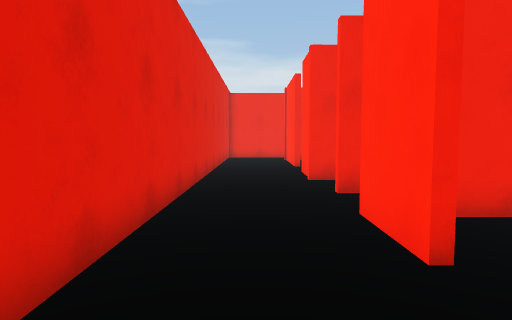
[1] (above)

17 first-person views from a walk through a 3-D level made in the Unity game engine. The camera is 1.3 m above the floor, tilts 4° down and sees 75° across. The floor is counted in squares, 1 m on a side. Each view is taken from the middle of a square. On the plan, view 1 faces up. The plan holds only what a view shows up to about 14 squares ahead; the rest is blank. The place goes on beyond the plan. The player is left out.

[2]
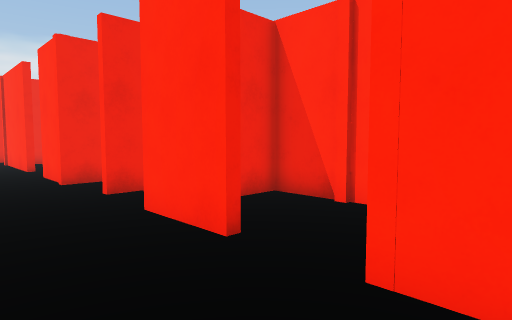

[3]
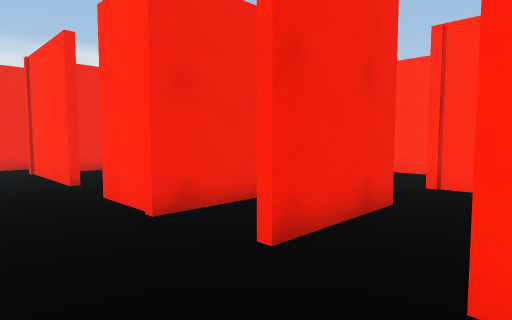

[4]
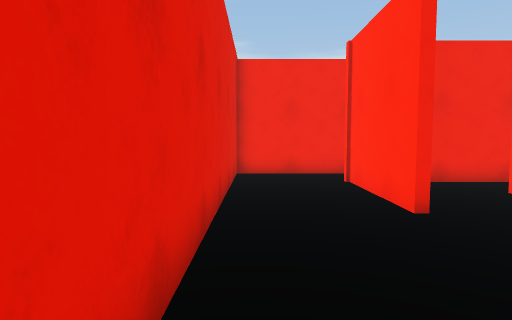

[5]
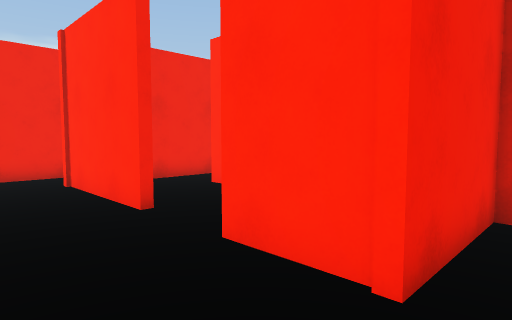

[6]
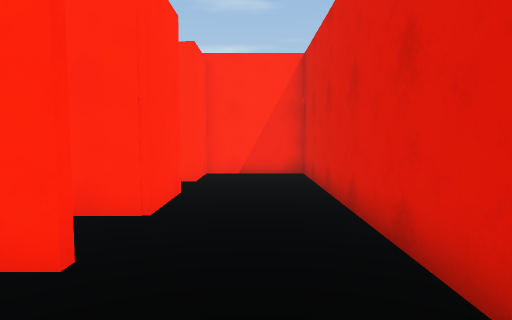

[7]
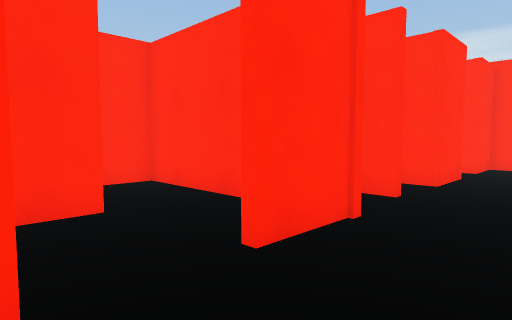

[8]
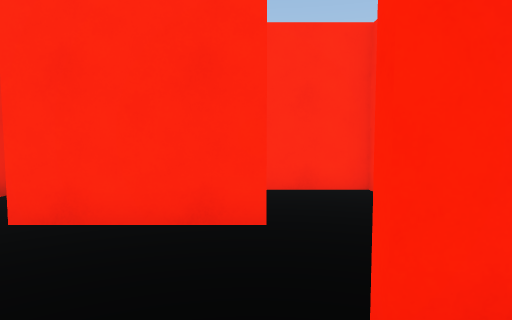

[9]
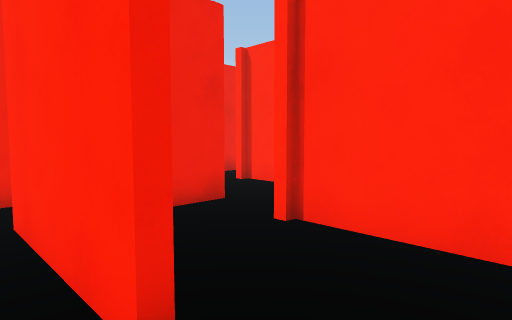

[10]
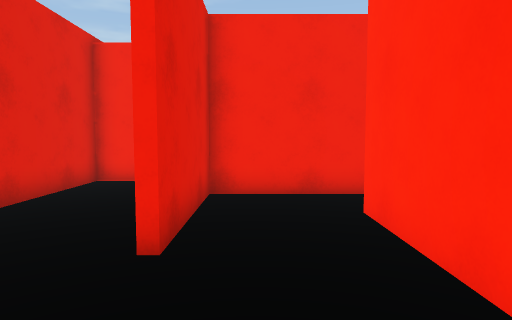

[11]
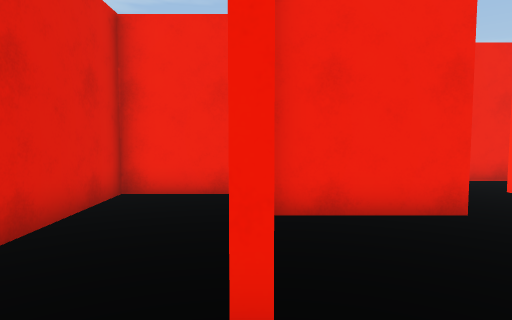

[12]
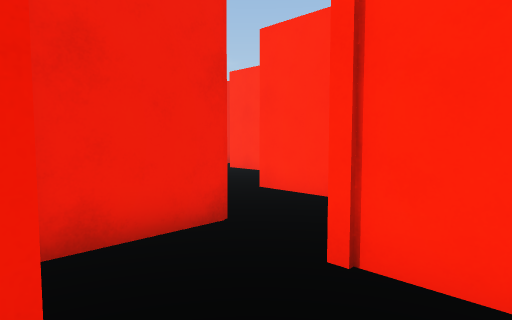

[13]
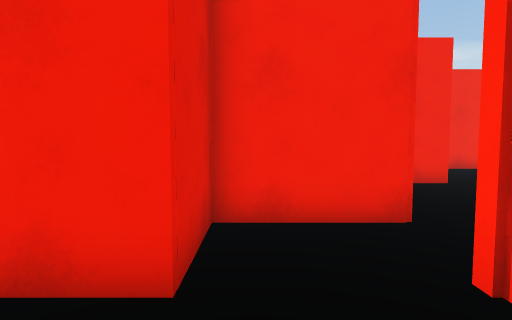

[14]
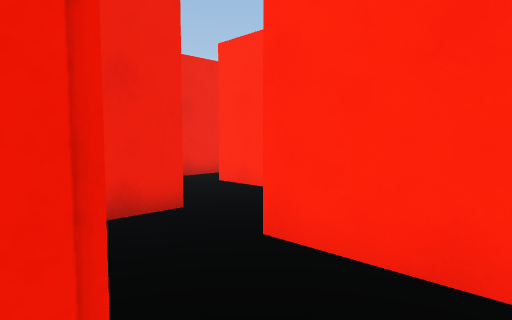

[15]
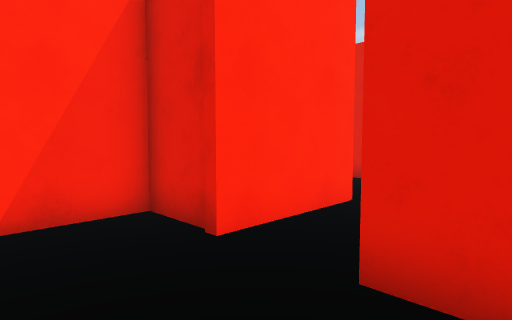

[16]
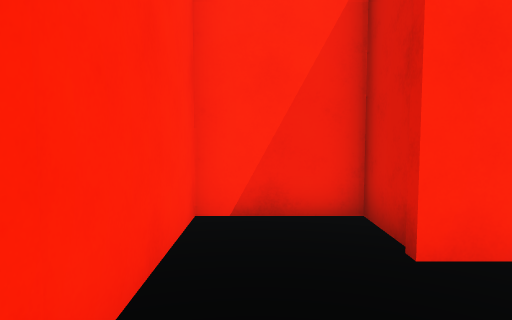

[17]
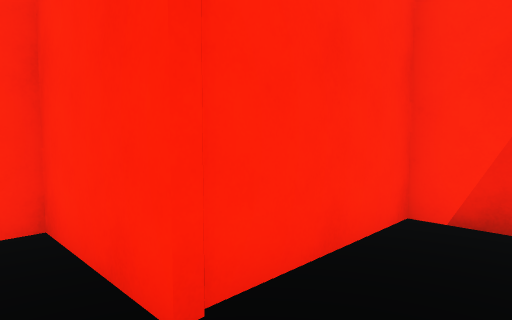

### Floor plan
Points are (right, up) in squares from view 1. A wall is a line through its corners. A room is listed if a view was taken in it or the views show most of it. See-through windows are left out.
Room 1 (views 1, 2, 3, 4, 5, 6, 7, 8, 12, 13)
walls: (1.9, 7.9) (2.8, 7.9); (5.1, 10) (1.7, 10) (1.7, 12.4); (5.3, 8.6) (5.3, 7.6) (1.9, 7.6); (1.7, 14.5) (1.7, 18.9); (1.7, 3.2) (1.7, 5.6) (5.3, 5.6) (5.3, 3.6) (8, 3.6) (8, 7.9); (4.8, 2.9) (4.8, 5.3) (3.2, 5.3); (2.2, 20.8) (-1.7, 20.8) (-1.7, -0.7) (1.7, -0.7) (1.7, 1.4) (2.2, 1.4)
ways out: opening at (2, 13.5) to room 2; opening at (6.5, 8) to room 4
Room 2 (views 9, 10)
walls: (4.8, 12.8) (4.8, 16.8); (1.9, 16.5) (1.9, 14.5)
ways out: opening at (2, 13.5) to room 1; opening at (5, 11.5) to room 3; opening at (3.5, 15.5) to room 6
Room 3 (view 11)
walls: (4.1, 10.2) (8.2, 10.2); (8, 10.1) (8, 14.6)
ways out: opening at (5, 11.5) to room 2; opening at (6.5, 13.5)
Room 4 (views 14, 15, 16, 17)
walls: (8.5, 10) (5.3, 10) (5.3, 8.6)
ways out: opening at (6.5, 8) to room 1; opening at (8, 9) to room 5
Room 5 (no view inside)
walls: (11.4, 14.3) (9.9, 14.3); (8, 7.9) (11.2, 7.9) (11.2, 12.1)
ways out: opening at (8, 9) to room 4; opening at (11, 13)
Room 6 (no view inside)
walls: (7.4, 18.5) (1.9, 18.5) (1.9, 16.5)
ways out: opening at (3.5, 15.5) to room 2

Where each view was taken, in squares from view 1:
view 1: 0 up, 0 right, facing up
view 2: 0 up, 1 left, facing up-right
view 3: 5 up, 1 left, facing up-right
view 4: 9 up, 1 left, facing up
view 5: 9 up, 1 left, facing up-right
view 6: 11 up, 0 right, facing down
view 7: 15 up, 1 left, facing down-right
view 8: 13 up, 0 right, facing right
view 9: 11 up, 4 right, facing up-right
view 10: 11 up, 3 right, facing up
view 11: 11 up, 5 right, facing up
view 12: 6 up, 5 right, facing up-right
view 13: 5 up, 6 right, facing up
view 14: 9 up, 8 right, facing up-right
view 15: 9 up, 8 right, facing down-left
view 16: 9 up, 7 right, facing down
view 17: 9 up, 6 right, facing down-right
